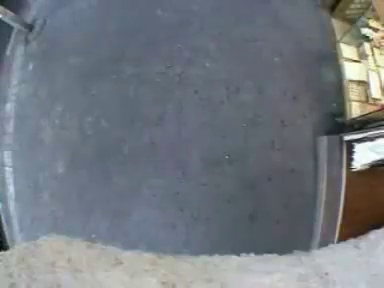
#> input picture frame 27 of People_10.mp4, 384 x 288 px, given in place of People.mp4, which was not available
$ python dence_optical_flow.py
#> lines starting #> are read from the running program, lines starting #| are printed output that depends on the picture; pictures that were not available may be replaced by others from this repository, and a replacement may not be noted
# -*- coding: utf-8 -*-
"""
Created on Tue Nov 24 23:50:30 2015

@author: siddh
"""

import cv2
import numpy as np
from numpy import *
cap = cv2.VideoCapture("People.mp4")

ret, frame1 = cap.read()
#> frame1 is the input picture: shape (288, 384, 3); mean B, G, R 127.6, 120.8, 114.7
prvs = cv2.cvtColor(frame1,cv2.COLOR_BGR2GRAY)
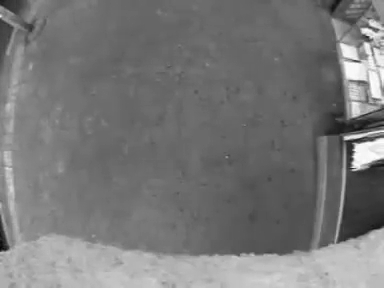
#> prvs: shape (288, 384); min 4, max 255, mean 119.7
hsv = np.zeros_like(frame1)
hsv[...,1] = 255

while(1):
    ret, frame2 = cap.read()
    next = cv2.cvtColor(frame2,cv2.COLOR_BGR2GRAY)

    flow = cv2.calcOpticalFlowFarneback(prvs, next, None, 0.5, 3, 15, 3, 5, 1.2, 0)

    mag, ang = cv2.cartToPolar(flow[...,0], flow[...,1])
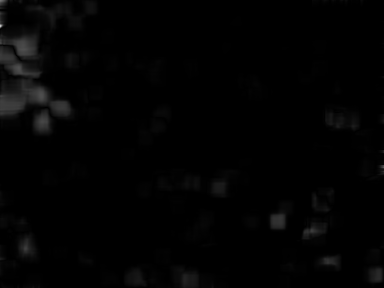
#> mag: shape (288, 384) float32; min 1.15e-11, max 0.767, mean 0.0119
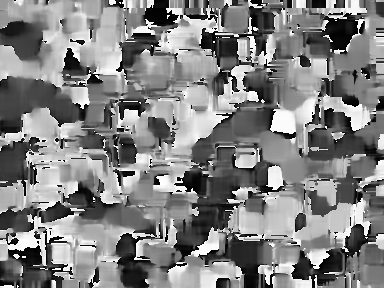
#> ang: shape (288, 384) float32; min 5.8e-05, max 6.28, mean 3.2; drawn with min black and max white
    hsv[...,0] = ang*180/np.pi/2
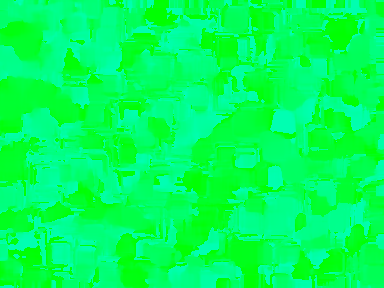
#> hsv: shape (288, 384, 3); mean of channels 0, 1, 2 91.1, 255, 0; drawn as B, G, R
    hsv[...,2] = cv2.normalize(mag,None,0,255,cv2.NORM_MINMAX)
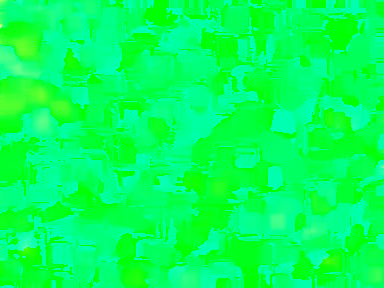
#> hsv: shape (288, 384, 3); mean of channels 0, 1, 2 91.1, 255, 3.7; drawn as B, G, R
    rgb = cv2.cvtColor(hsv,cv2.COLOR_HSV2BGR)
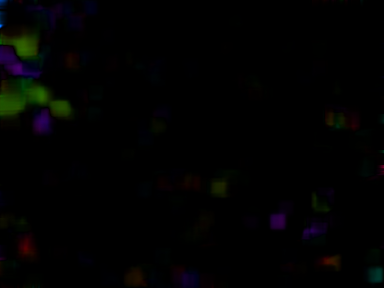
#> rgb: shape (288, 384, 3); mean B, G, R 1.6, 1.9, 1.8

    cv2.imshow('frame2',rgb)
    k = cv2.waitKey(30) & 0xff
#> (key Esc is pressed here)
    if k == 27:
        break
    elif k == ord('s'):
        cv2.imwrite('opticalfb.png',frame2)
        cv2.imwrite('opticalhsv.png',rgb)
    prvs = next

cap.release()
cv2.destroyAllWindows()

$ run again, starting later in the video
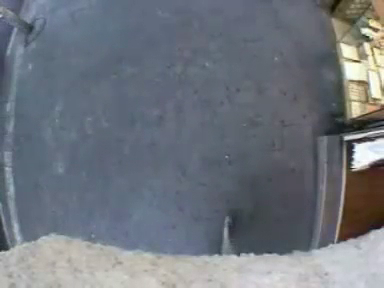
#> input picture frame 123 of People_10.mp4, 384 x 288 px, given in place of People.mp4, which was not available
#> frame1 is the input picture: shape (288, 384, 3); mean B, G, R 125.2, 117, 111.3
#> `mag, ang = cv2.cartToPolar(flow[...,0], flow[...,1])`:
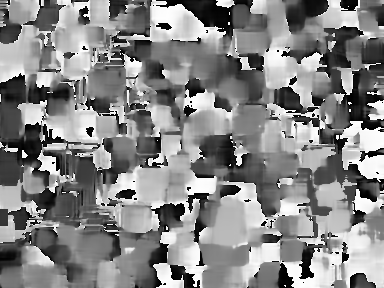
#> ang: shape (288, 384) float32; min 8.94e-05, max 6.28, mean 3.3; drawn with min black and max white
#> `hsv[...,0] = ang*180/np.pi/2`:
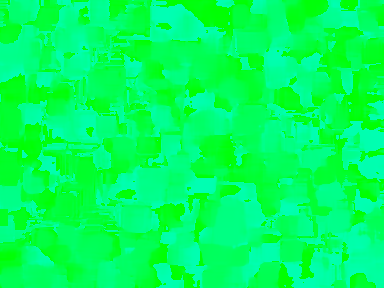
#> hsv: shape (288, 384, 3); mean of channels 0, 1, 2 94.1, 255, 0; drawn as B, G, R

$ run again, starting later in the video
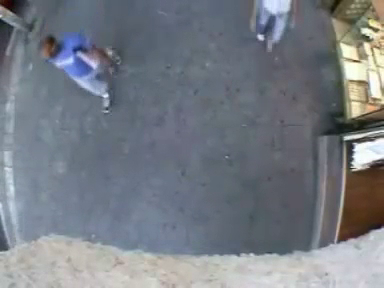
#> input picture frame 220 of People_10.mp4, 384 x 288 px, given in place of People.mp4, which was not available
#> frame1 is the input picture: shape (288, 384, 3); mean B, G, R 131.6, 123.8, 118.6
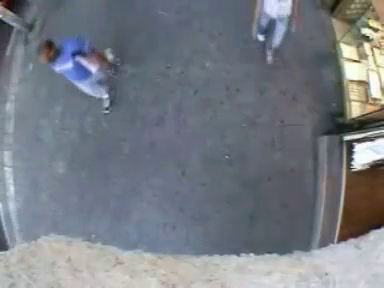
#> input picture frame 221 of People_10.mp4, 384 x 288 px, given in place of People.mp4, which was not available
#> frame2 is the input picture: shape (288, 384, 3); mean B, G, R 131.7, 123.9, 118.7
#> `rgb = cv2.cvtColor(hsv,cv2.COLOR_HSV2BGR)`:
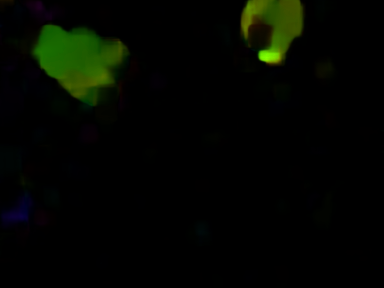
#> rgb: shape (288, 384, 3); mean B, G, R 0.5, 6.4, 3.3
